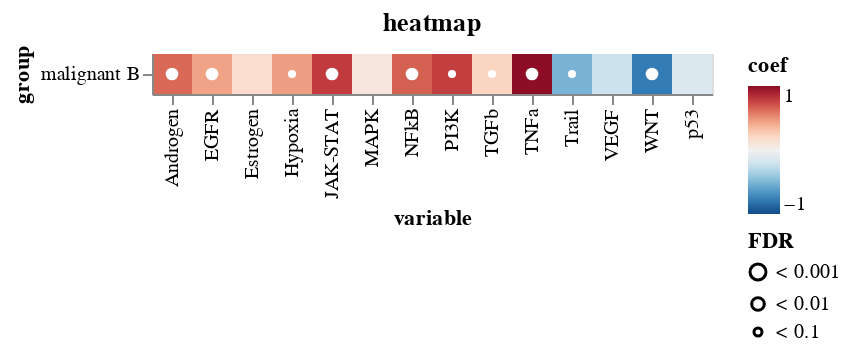

This figure's notebook cell:
### Code cell
ch = sh.compare_groups.pl.plot_lm_result_altair(res, p_cutoff=1)
ch.save(f"{artifact_dir}/progeny_healthy_vs_malignant_b_lm_heatmap.svg")
ch.display()

### Figure 1 — Vega-Lite specification as saved in the notebook (floating-point values rounded to 4 significant figures)
{"config": {"view": {"continuousWidth": 400, "continuousHeight": 300}, "mark": {"opacity": 1}}, "layer": [{"data": {"name": "data-aa58424c6e8758592098caa2f4a90ccd"}, "mark": "rect", "encoding": {"color": {"field": "coef", "scale": {"domain": [-0.928, 0.928], "reverse": true, "scheme": "redblue"}, "type": "quantitative"}, "x": {"field": "variable", "sort": "ascending", "type": "nominal"}, "y": {"field": "group", "type": "nominal"}}, "title": "heatmap"}, {"data": {"name": "data-3f0de9fa8b08298a0205ef60d20d9862"}, "mark": {"type": "point", "color": "white", "filled": true, "stroke": "black", "strokeWidth": 0}, "encoding": {"size": {"field": "FDR", "scale": {"domain": ["< 0.001", "< 0.01", "< 0.1"], "range": [64.0, 16.0, 4.0]}, "type": "nominal"}, "x": {"field": "variable", "sort": "ascending", "type": "nominal"}, "y": {"field": "group", "type": "nominal"}}}], "$schema": "https://vega.github.io/schema/vega-lite/v4.17.0.json", "datasets": {"data-aa58424c6e8758592098caa2f4a90ccd": [{"coef": 0.5915, "intercept": -0.449, "pvalue": 0.0008635, "variable": "Androgen", "group": "malignant B", "fdr": 0.004625, "FDR": "< 0.01"}, {"coef": 0.4075, "intercept": -0.5166, "pvalue": 0.001982, "variable": "EGFR", "group": "malignant B", "fdr": 0.004625, "FDR": "< 0.01"}, {"coef": 0.729, "intercept": -0.6271, "pvalue": 0.001981, "variable": "JAK-STAT", "group": "malignant B", "fdr": 0.004625, "FDR": "< 0.01"}, {"coef": 0.618, "intercept": -0.5945, "pvalue": 0.001339, "variable": "NFkB", "group": "malignant B", "fdr": 0.004625, "FDR": "< 0.01"}, {"coef": 0.928, "intercept": -0.6822, "pvalue": 0.001747, "variable": "TNFa", "group": "malignant B", "fdr": 0.004625, "FDR": "< 0.01"}, {"coef": -0.7242, "intercept": 0.8635, "pvalue": 0.001151, "variable": "WNT", "group": "malignant B", "fdr": 0.004625, "FDR": "< 0.01"}, {"coef": -0.4759, "intercept": 0.4708, "pvalue": 0.01217, "variable": "Trail", "group": "malignant B", "fdr": 0.02435, "FDR": "< 0.1"}, {"coef": 0.4205, "intercept": -0.3066, "pvalue": 0.04508, "variable": "Hypoxia", "group": "malignant B", "fdr": 0.07889, "FDR": "< 0.1"}, {"coef": 0.7169, "intercept": -0.2658, "pvalue": 0.06907, "variable": "PI3K", "group": "malignant B", "fdr": 0.09787, "FDR": "< 0.1"}, {"coef": 0.2123, "intercept": -0.4163, "pvalue": 0.06991, "variable": "TGFb", "group": "malignant B", "fdr": 0.09787, "FDR": "< 0.1"}, {"coef": -0.2055, "intercept": 0.2247, "pvalue": 0.1117, "variable": "VEGF", "group": "malignant B", "fdr": 0.1421, "FDR": null}, {"coef": 0.1627, "intercept": -0.3364, "pvalue": 0.1684, "variable": "Estrogen", "group": "malignant B", "fdr": 0.1965, "FDR": null}, {"coef": -0.1313, "intercept": 0.1855, "pvalue": 0.191, "variable": "p53", "group": "malignant B", "fdr": 0.2057, "FDR": null}, {"coef": 0.09039, "intercept": -0.2674, "pvalue": 0.5857, "variable": "MAPK", "group": "malignant B", "fdr": 0.5857, "FDR": null}], "data-3f0de9fa8b08298a0205ef60d20d9862": [{"coef": 0.5915, "intercept": -0.449, "pvalue": 0.0008635, "variable": "Androgen", "group": "malignant B", "fdr": 0.004625, "FDR": "< 0.01"}, {"coef": 0.4075, "intercept": -0.5166, "pvalue": 0.001982, "variable": "EGFR", "group": "malignant B", "fdr": 0.004625, "FDR": "< 0.01"}, {"coef": 0.729, "intercept": -0.6271, "pvalue": 0.001981, "variable": "JAK-STAT", "group": "malignant B", "fdr": 0.004625, "FDR": "< 0.01"}, {"coef": 0.618, "intercept": -0.5945, "pvalue": 0.001339, "variable": "NFkB", "group": "malignant B", "fdr": 0.004625, "FDR": "< 0.01"}, {"coef": 0.928, "intercept": -0.6822, "pvalue": 0.001747, "variable": "TNFa", "group": "malignant B", "fdr": 0.004625, "FDR": "< 0.01"}, {"coef": -0.7242, "intercept": 0.8635, "pvalue": 0.001151, "variable": "WNT", "group": "malignant B", "fdr": 0.004625, "FDR": "< 0.01"}, {"coef": -0.4759, "intercept": 0.4708, "pvalue": 0.01217, "variable": "Trail", "group": "malignant B", "fdr": 0.02435, "FDR": "< 0.1"}, {"coef": 0.4205, "intercept": -0.3066, "pvalue": 0.04508, "variable": "Hypoxia", "group": "malignant B", "fdr": 0.07889, "FDR": "< 0.1"}, {"coef": 0.7169, "intercept": -0.2658, "pvalue": 0.06907, "variable": "PI3K", "group": "malignant B", "fdr": 0.09787, "FDR": "< 0.1"}, {"coef": 0.2123, "intercept": -0.4163, "pvalue": 0.06991, "variable": "TGFb", "group": "malignant B", "fdr": 0.09787, "FDR": "< 0.1"}]}}
